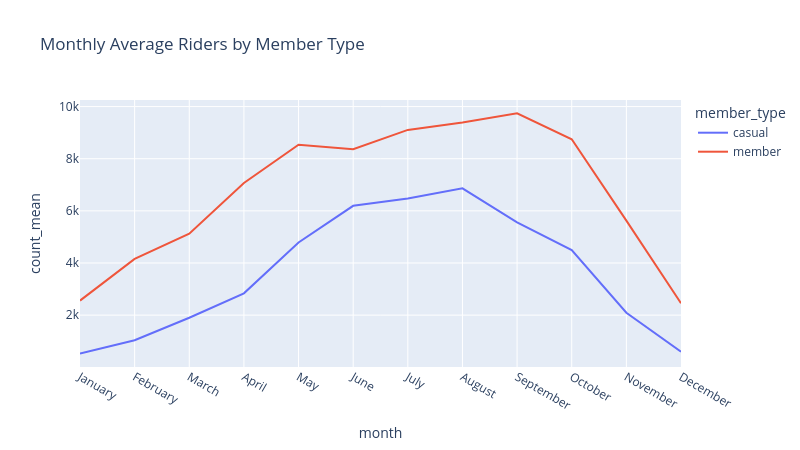

The notebook cell saved with this chart:
### Code cell
# sns.lineplot(data=monthly_stats, x='month', y='duration_mean', hue="member_type")
line_monthly_riders = px.line(data_frame=monthly_stats, x='month', y="count_mean", color="member_type",
                               title='Monthly Average Riders by Member Type', width=800, height=450)
line_monthly_riders.show()

### Figure 1 — Plotly figure (JSON) as saved in the notebook; plotly's stock layout.template omitted (floating-point values rounded to 4 significant figures)
{"data": [{"hovertemplate": "member_type=casual<br>month=%{x}<br>count_mean=%{y}<extra></extra>", "legendgroup": "casual", "line": {"color": "#636efa", "dash": "solid"}, "marker": {"symbol": "circle"}, "mode": "lines", "name": "casual", "orientation": "v", "showlegend": true, "type": "scatter", "x": ["January", "February", "March", "April", "May", "June", "July", "August", "September", "October", "November", "December"], "xaxis": "x", "y": [522.4, 1035.0, 1899.0, 2838.0, 4785.0, 6194.0, 6475.0, 6865.0, 5556.0, 4493.0, 2094.0, 595.5], "yaxis": "y"}, {"hovertemplate": "member_type=member<br>month=%{x}<br>count_mean=%{y}<extra></extra>", "legendgroup": "member", "line": {"color": "#EF553B", "dash": "solid"}, "marker": {"symbol": "circle"}, "mode": "lines", "name": "member", "orientation": "v", "showlegend": true, "type": "scatter", "x": ["January", "February", "March", "April", "May", "June", "July", "August", "September", "October", "November", "December"], "xaxis": "x", "y": [2557.0, 4159.0, 5122.0, 7067.0, 8535.0, 8364.0, 9106.0, 9387.0, 9741.0, 8745.0, 5623.0, 2455.0], "yaxis": "y"}], "layout": {"height": 450, "legend": {"title": {"text": "member_type"}, "tracegroupgap": 0}, "title": {"text": "Monthly Average Riders by Member Type"}, "width": 800, "xaxis": {"anchor": "y", "domain": [0, 1], "title": {"text": "month"}}, "yaxis": {"anchor": "x", "domain": [0, 1], "title": {"text": "count_mean"}}}}
